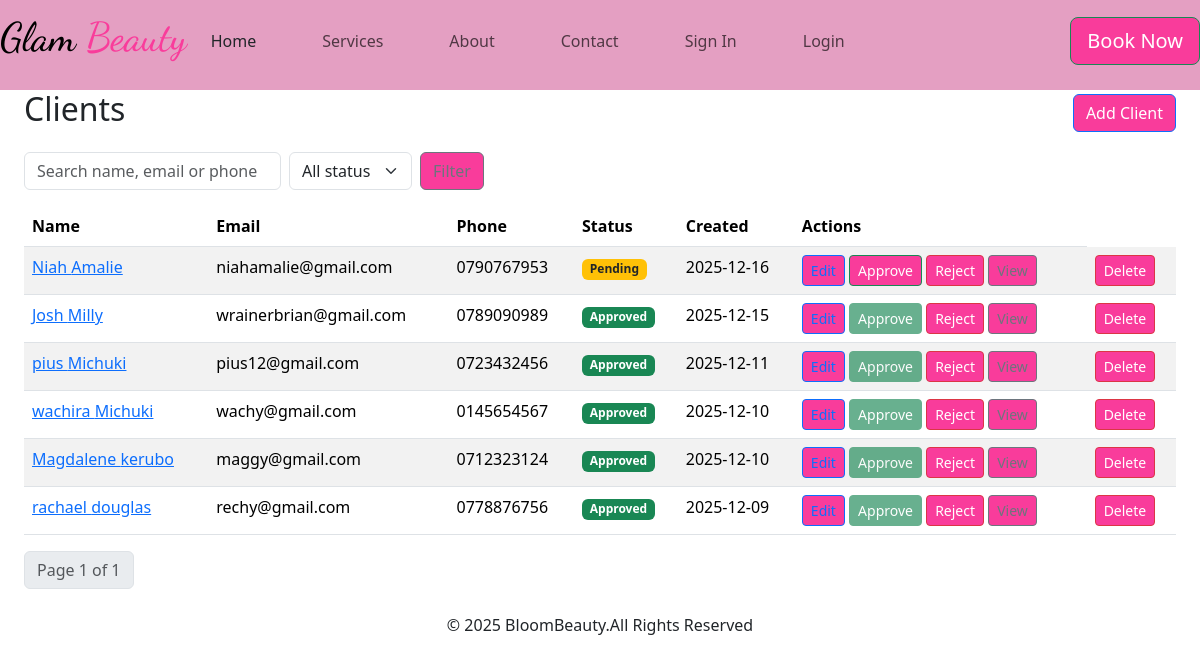
The app's page /list/ (signed in) with its own data.
### cosmetics/models.py (models this page shows, shortened)
class Client(models.Model):
    STATUS_PENDING = 'pending'
    STATUS_APPROVED = 'approved'
    STATUS_REJECTED = 'rejected'
    STATUS_CHOICES = [
        (STATUS_PENDING, 'Pending'),
        (STATUS_APPROVED, 'Approved'),
        (STATUS_REJECTED, 'Rejected'),
    ]
    first_name = models.CharField(max_length=120, null=True, blank=True)
    last_name = models.CharField(max_length=120, blank=True)
    email = models.EmailField(unique=True)
    phone = models.CharField(max_length=30, blank=True)
    address = models.TextField(blank=True)
    dob = models.DateField(null=True, blank=True)
    notes = models.TextField(blank=True)
    avatar = models.ImageField(upload_to='client_avatars/', null=True, blank=True)
    is_active = models.BooleanField(default=True)
    status = models.CharField(max_length=20, choices=STATUS_CHOICES, default=STATUS_PENDING)
    reviewed_by = models.ForeignKey(
        settings.AUTH_USER_MODEL, null=True, blank=True, on_delete=models.SET_NULL, related_name='reviewed_clients'
    )
    reviewed_at = models.DateTimeField(null=True, blank=True)
    review_notes = models.TextField(blank=True)
    created_at = models.DateTimeField(auto_now_add=True)
    updated_at = models.DateTimeField(auto_now=True)
    class Meta:
        ordering = ['last_name', 'first_name']

### cosmetics/views.py (the view, shortened to what this page needs)
# urls.py: path('list/', views.ClientListView.as_view(), name='list'),
class ClientListView(LoginRequiredMixin, ListView):
    model = Client
    template_name = "clientlist.html"
    context_object_name = "clients"
    paginate_by = 10
    def get_queryset(self):
        qs = Client.objects.all().order_by("-created_at")
        q = self.request.GET.get("q")
        status = self.request.GET.get("status")
        if status:
            qs = qs.filter(status=status)
        return qs

### cosmetics/templates/clientlist.html (shortened to what this page needs)
{% extends "base.html" %}
{% load static %}
{% block content %}
  <div class="container-fluid">
    <div class="d-flex justify-content-between align-items-center mb-3">
      <h2>Clients</h2>
      <div>
        <a class="btn btn-primary" href="{% url 'add' %}">Add Client</a>
      </div>
    </div>
    <form method="get" class="row g-2 mb-3">
      <div class="col-auto">
        <input type="text" name="q" value="{{ request.GET.q }}" class="form-control" placeholder="Search name, email or phone">
      </div>
      <div class="col-auto">
        <select name="status" class="form-select">
          <option value="">All status</option>
        </select>
      </div>
      <div class="col-auto">
        <button class="btn btn-outline-secondary" type="submit">Filter</button>
      </div>
    </form>
    {% if clients %}
    <table class="table table-striped table-hover">
      <thead>
        <tr>
          <th>Name</th>
          <th>Email</th>
          <th>Phone</th>
          <th>Status</th>
          <th>Created</th>
          <th>Actions</th>
        </tr>
      </thead>
      <tbody>
        {% for client in clients %}
        <tr>
          <td><a href="{% url 'detail' client.pk %}">{{ client.first_name }} {{ client.last_name }}</a></td>
          <td>{{ client.email }}</td>
          <td>{{ client.phone }}</td>
          <td>
            {% if client.status == client.STATUS_PENDING %}
              <span class="badge bg-warning text-dark">Pending</span>
            {% elif client.status == client.STATUS_APPROVED %}
              <span class="badge bg-success">Approved</span>
            {% else %}
              <span class="badge bg-danger">Rejected</span>
            {% endif %}
          </td>
          <td>{{ client.created_at|date:"Y-m-d" }}</td>
          <td>
            <a class="btn btn-sm btn-outline-primary" href="{% url 'edit' client.pk %}">Edit</a>
            <form method="post" action="{% url 'approve' client.pk %}" style="display:inline;">
              <button type="submit" class="btn btn-sm btn-success" {% if client.status == client.STATUS_APPROVED %}disabled{% endif %}>Approve</button>
            </form>
            <form method="post" action="{% url 'reject' client.pk %}" style="display:inline;">
              <button type="submit" class="btn btn-sm btn-danger" {% if client.status == client.STATUS_REJECTED %}disabled{% endif %}>Reject</button>
            </form>
            <a class="btn btn-sm btn-outline-secondary" href="{% url 'detail' client.pk %}">View</a>
           <td>
  <form method="post" action="{% url 'delete' client.pk %}" style="display:inline;">
    <button type="submit" class="btn btn-sm btn-danger"
        onclick="return confirm('Are you sure you want to delete {{ client.first_name }} {{ client.last_name }}?');">
      Delete
    </button>
  </form>
</td>
          </td>
        </tr>
        {% endfor %}
      </tbody>
    </table>
    <nav>
      <ul class="pagination">
        <li class="page-item disabled"><a class="page-link">Page {{ page_obj.number }} of {{ page_obj.paginator.num_pages }}</a></li>
      </ul>
    </nav>
    {% else %}
      <p>No clients found.</p>
    {% endif %}
  </div>
{% endblock %}

### cosmetics/static/style.css (style rules this page uses)
:root { --bs-secondary: #ff6347; --bs-secondary-bg-rgb: 255, 99, 71; }
.btn { background-color: #f93c9b; ; }

### records on screen
Client: first_name "Niah", last_name "Amalie", email "niahamalie@gmail.com", phone "0790767953", status "Pending", created_at "2025-12-16"
Client: first_name "Josh", last_name "Milly", email "wrainerbrian@gmail.com", phone "0789090989", status "Approved", created_at "2025-12-15"
Client: first_name "pius", last_name "Michuki", email "pius12@gmail.com", phone "0723432456", status "Approved", created_at "2025-12-11"
Client: first_name "wachira", last_name "Michuki", email "wachy@gmail.com", phone "0145654567", status "Approved", created_at "2025-12-10"
Client: first_name "Magdalene", last_name "kerubo", email "maggy@gmail.com", phone "0712323124", status "Approved", created_at "2025-12-10"
Client: first_name "rachael", last_name "douglas", email "rechy@gmail.com", phone "0778876756", status "Approved", created_at "2025-12-09"

### other values on screen
{{ page_obj.number }} "1"
{{ page_obj.paginator.num_pages }} "1"
